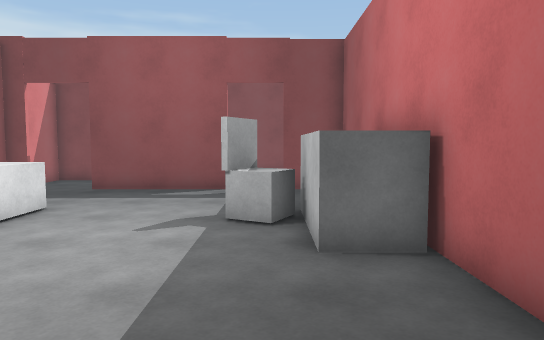
[1] (above)

17 first-person views from a walk through a 3-D level made in the Unity game engine. The camera is 1.5 m above the floor, tilts 4° down and sees 70° across. The floor is counted in squares, 1 m on a side. Each view is taken from the middle of a square. On the plan, view 1 faces up. The plan holds only what a view shows up to about 17 squares ahead; the rest is blank. The place goes on beyond the plan. The player character is not drawn.

[2]
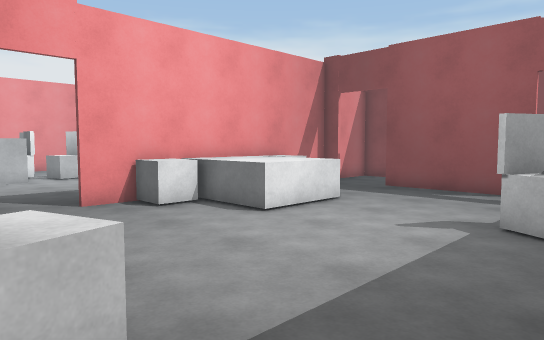

[3]
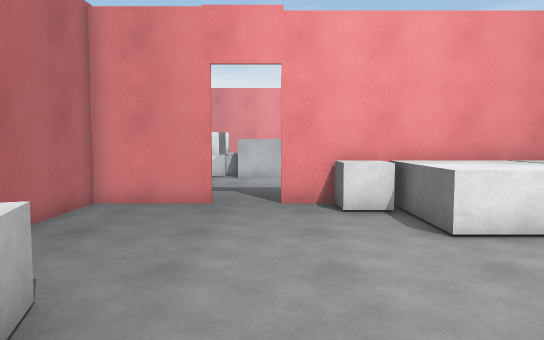

[4]
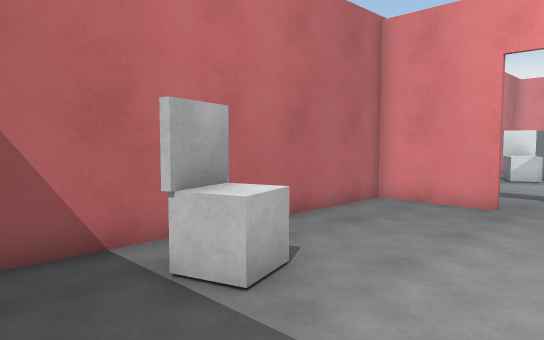

[5]
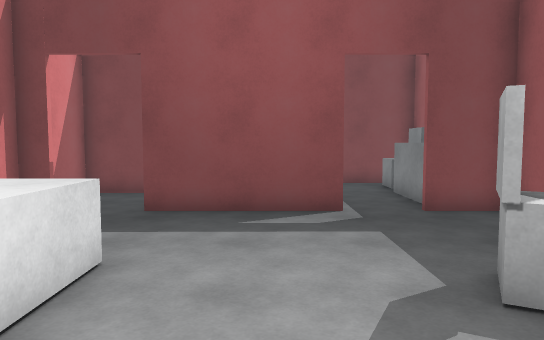

[6]
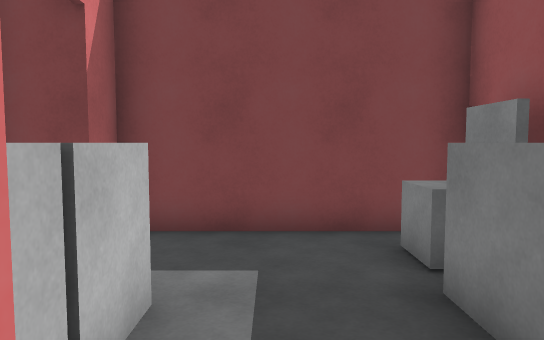

[7]
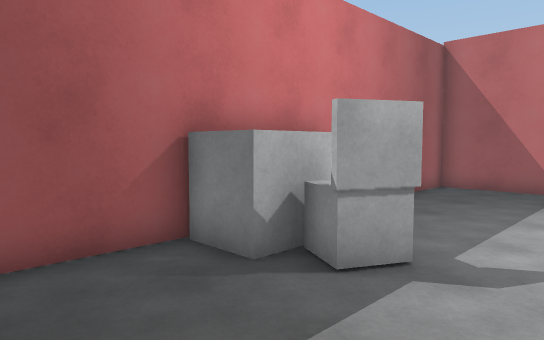

[8]
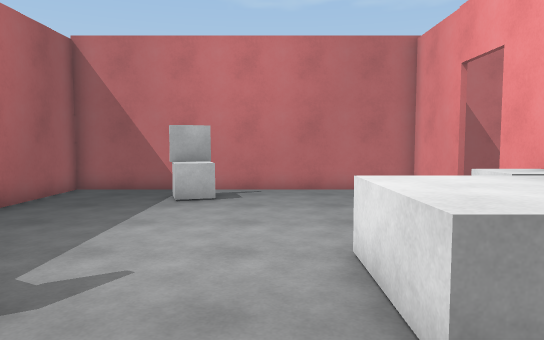

[9]
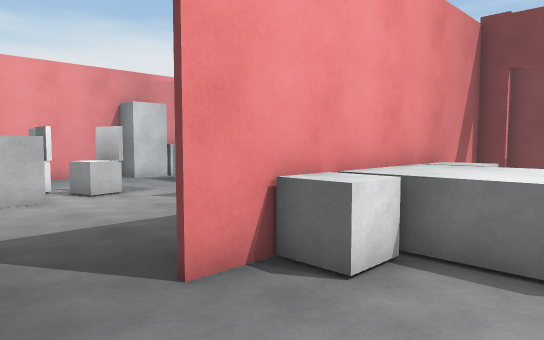

[10]
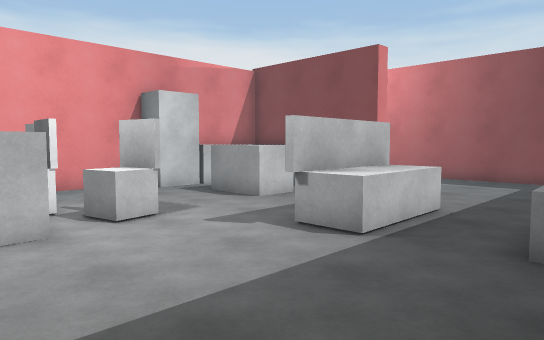

[11]
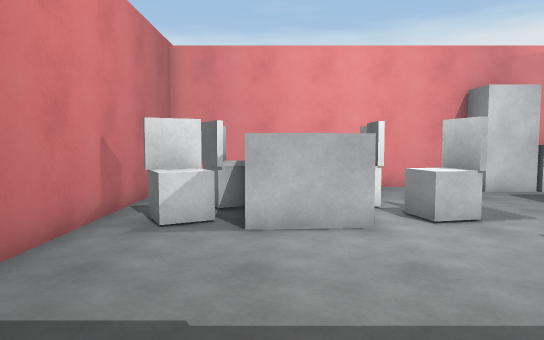

[12]
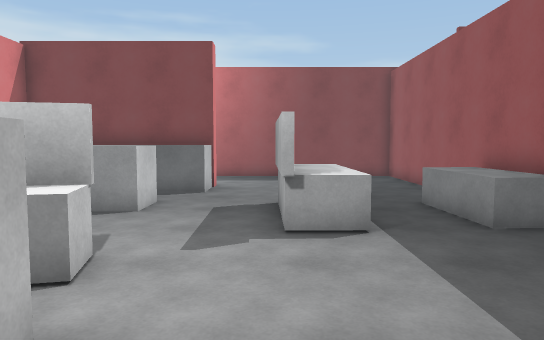

[13]
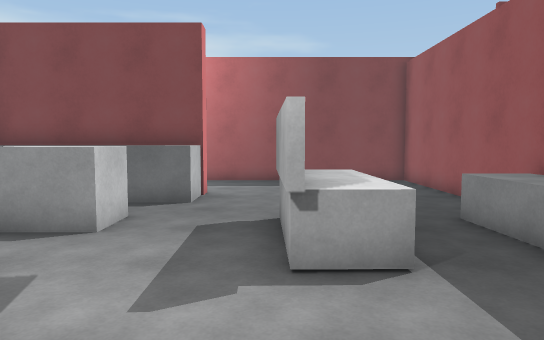

[14]
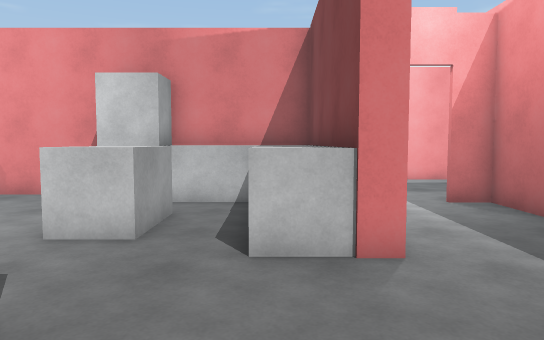

[15]
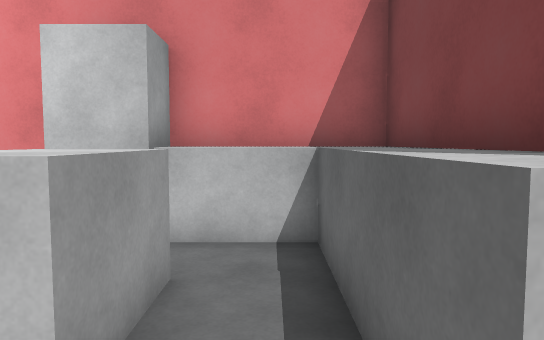

[16]
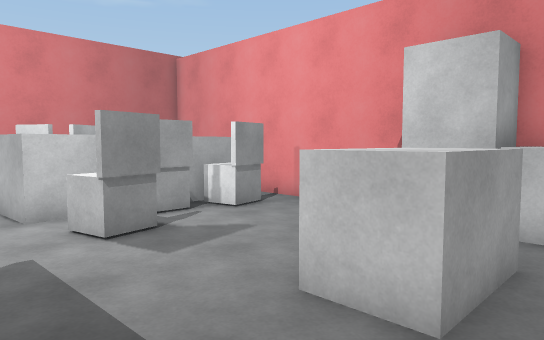

[17]
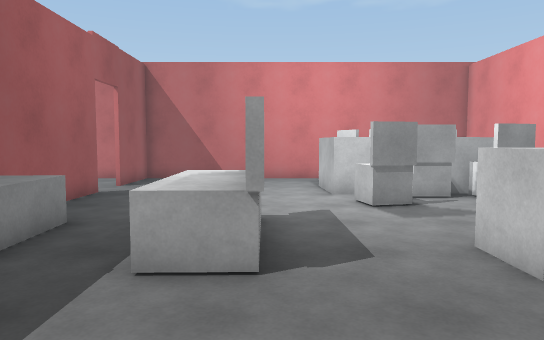

### Floor plan
Key: @ floor where view 1 was taken; # wall or solid block; . floor; ^ raised ledge; B block; O other object.
Columns run from 27 left of view 1 to 3 right of it. Each row starts with its distance up from view 1.
 20 #.
 19 #...  ##############   #######
 18  .....#.........  .#  ##.....
 17     ............ ..#    ....OO
 16        ......... .###    ...O#
 15          ....... .#..   OO..^
 14      ######^......#...  OO..^
 13      #^^^^^^......#...##OO..^##
 12      #^...........##..  ......#
 11      #^.BBB..O....#...........#
 10      #B.BBB..OO..^^O..........#
  9      BB......OO..^^O..........#
  8      #.......OO..^^^^^^....O###
  7      #.......O.....#^^^...OO##
  6      #....O........OO^^.....##
  5      #.O..OO......#O........###
  4      #OOOO##......#...........#
  3      ####  #..................#
  2      ##    #..................#
  1      ##OOOO.......#......O....#
  0      #   OOO....  #......OO@..#
 -1         .......   #...........#
 -2        ########################

Positions as (right, up) in squares from view 1, and headings:
1: (0, 0), facing up
2: (1, 0), facing up-left
3: (1, 3), facing left
4: (1, 4), facing down-left
5: (-3, 4), facing up
6: (-1, 12), facing up
7: (-3, 12), facing down-right
8: (-4, 11), facing down
9: (-5, 1), facing up-left
10: (-9, 2), facing up-left
11: (-9, 2), facing left
12: (-14, 1), facing up
13: (-14, 3), facing up
14: (-11, 13), facing left
15: (-15, 12), facing left
16: (-14, 12), facing down-left
17: (-14, 15), facing down
